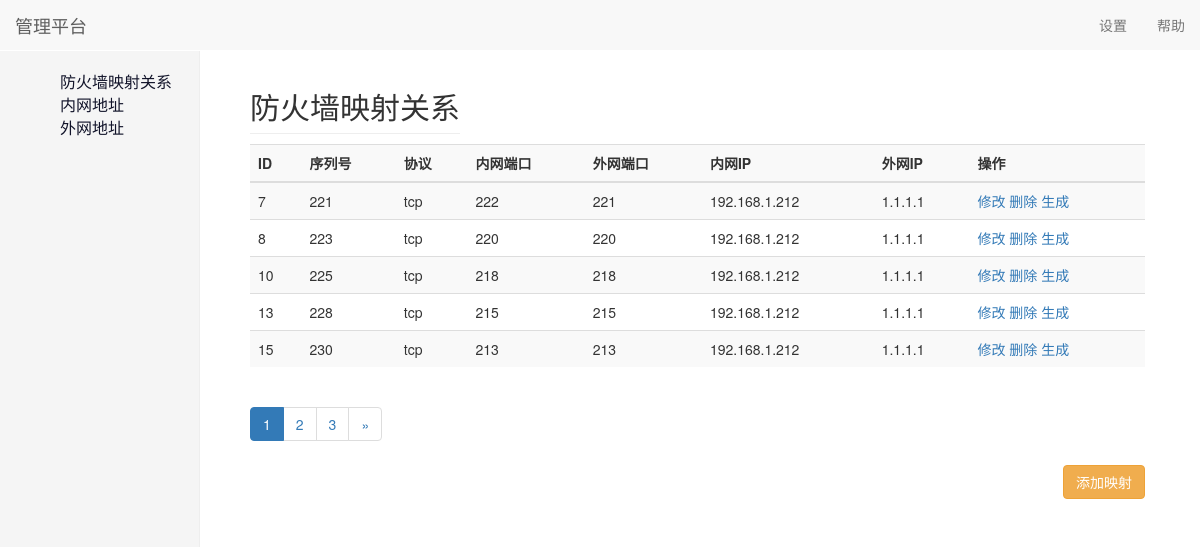
Screenshot of /fwmapping/indexdetail/ with the database file from the repository.
### fwMapping/models.py (models this page shows, shortened)
class Mapping(models.Model):
    mapid = models.PositiveIntegerField()
    serid = models.PositiveIntegerField()
    chiose = ((1, "tcp"), (2, "udp"), (3, "icmp"))
    protocol = models.IntegerField(choices=chiose, default=1)
    lanport = models.PositiveIntegerField()
    wanport = models.PositiveIntegerField()
    lanip = models.ForeignKey(to='Laninter', on_delete=models.CASCADE)
    wanip = models.ForeignKey(to='Waninter', on_delete=models.CASCADE)
    class Meta:
        unique_together = ('lanip', 'lanport', 'wanport')

class Laninter(models.Model):
    lanip = models.GenericIPAddressField(unique=True)

class Waninter(models.Model):
    wanip = models.GenericIPAddressField(unique=True)

### fwMapping/views.py (the view)
# urls.py: path('indexdetail/', views.IndexDetail.as_view(), name="indexDetail"),
class IndexDetail(ListDeleteView):
    queryset = models.Mapping
    serializers_class = modelSer.MappingForm
    render_html = "indexDetail.html"
    page_num = 5

### fwMapping/public/generics.py (called while the page is built)
    def listView(self, request, *args, **kwargs):
        queryset = self.queryset.objects.all().order_by('pk')
        p = Paginator_page(request, queryset, self.page_num)
        get_list = p.get_page
        forms = self.serializers_class(request.POST)
        get_list["forms"] = forms
        return render(request, self.render_html, get_list)

### fwMapping/public/mixins.py (called while the page is built)
    def get(self, request, *args, **kwargs):
        return self.listView(request, *args, **kwargs)

### fwMapping/templates/indexDetail.html (shortened to what this page needs)
{% extends 'index.html' %}
{% block right_box %}
    {% load static %}
    <div class="clearfix">
        <h2 class="sub-header pull-left">防火墙映射关系</h2>
    </div>
    <div class="table-responsive">
        <table class="table table-striped">
            <tr>
                {% for form in forms %}
                    <th>{{ form.label }}</th>
                {% endfor %}
                <th colspan="2">操作</th>
            </tr>
            <tbody>
            {% for mapping in queryset %}
                <tr>
                    <td name="id">{{ mapping.id }}</td>
                    <td name="serid">{{ mapping.serid }}</td>
                    <td name="protocol">{{ mapping.get_protocol_display }}</td>
                    <td name="lanport">{{ mapping.lanport }}</td>
                    <td name="wanport">{{ mapping.wanport }}</td>
                    <td name="lanip">{{ mapping.lanip.lanip }}</td>
                    <td name="wanip">{{ mapping.wanip.wanip }}</td>
                    <td>
                        <span>
                            <a href="{% url 'fwMapping:change' %}?changeID={{ mapping.pk }}">修改</a>
                            <a href="#" class="delete">删除</a>
                            <a href="#" class="fw_sql">生成</a>
                        </span>
                    </td>
                </tr>
            {% endfor %}
            </tbody>
        </table>
    {% include 'paginator_page.html' %}
    </div>
    <a href="{% url 'fwMapping:change' %}">
        <button class="pull-right btn btn-warning">添加映射</button>
    </a>
{% endblock %}

### static/css/dashboard.css (style rules this page uses)
body { padding-top: 50px; }
.sub-header { padding-bottom: 10px; border-bottom: 1px solid #eee; }

### rows the page displays
Mapping: id "7", serid "221", protocol "tcp", lanport "222", wanport "221", lanip.lanip "192.168.1.212", wanip.wanip "1.1.1.1"
Mapping: id "8", serid "223", protocol "tcp", lanport "220", wanport "220", lanip.lanip "192.168.1.212", wanip.wanip "1.1.1.1"
Mapping: id "10", serid "225", protocol "tcp", lanport "218", wanport "218", lanip.lanip "192.168.1.212", wanip.wanip "1.1.1.1"
Mapping: id "13", serid "228", protocol "tcp", lanport "215", wanport "215", lanip.lanip "192.168.1.212", wanip.wanip "1.1.1.1"
Mapping: id "15", serid "230", protocol "tcp", lanport "213", wanport "213", lanip.lanip "192.168.1.212", wanip.wanip "1.1.1.1"

### other values shown
{{ range }} "1"
{{ range }} "2" "3"
